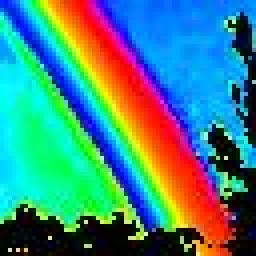
%> input picture Examples/rainbow_converted.jpg, 64 x 64 px (shown 4 times larger)
$ octave PixelArtPatch.m   (GNU Octave 9; MATLAB toolbox functions it lacks are replaced by stand-ins)
%> lines starting %> are read from the running program, lines starting %| are printed output that depends on the picture
clear all %#ok<CLALL>
clc

% Author: Stephen Acomb
% License: GPLv3
% Maintainer: Stephen Acomb
% Email: acomb.stephen@gmail.com

% Define colormap of 255 hues plus black
% uniform_h = linspace(0,1,255);
unshifted_hues = [linspace(0,1,255) linspace(0,1,255)];
shift = 0;
uniform_h = NaN(1,255);
for k = 1:255
    uniform_h(k) = unshifted_hues(k+shift);
end
uniform_hsv = NaN(255,1,3);
for k = 1:255
    uniform_hsv(k,1,:) = [uniform_h(k) 1 1];
end
uniform_rgb = hsv2rgb(uniform_hsv);
% imshow(uniform_rgb)
uniform = NaN(256,3);
for k = 2:256
    uniform(k,:) = uniform_rgb(k-1,1,:);
end
uniform(1,:) = [0, 0, 0];

% Input Variables:
N = 64; % Image resolution is NxN pixels.
xRng = [0 10];
yRng = [0 10];
td = 1;
fs = 4e4;
fMax = 0.25*fs;
fMin = 0;
dBpk = -1;
% specColormap = "turbo";
specColormap = uniform;
specFloor_dB = -63;
% [4 lines of commented-out code are left out]
specOneAtATime = false;
logf = false;
[filenameOut,filepathOut] = uiputfile('*.wav');
audioFilename = fullfile(filepathOut,filenameOut);
% audioFilename = 'C:\Users\acombsr\OneDrive - Rose-Hulman Institute of Technology\Desktop\sound.wav';

% Define Constants:
del = N*2^-10;

% imgin = procureInputImage(N);
% imshow(imgin)

% Prompt the user for a PNG & convert it to an NxN array of colors that
% are either black (blank on spectrogram) or vary only by their hue
% in order to reduce the number of dimensions.
% function output_image = procureInputImage(N)
    % Get input image
%     file = 'C:\Users\acombsr\OneDrive - Rose-Hulman Institute of Technology\Desktop\Work\481\Mini-Projects\MP5 - Additive Synthesis\test images\rainbow.jpg';
    [filename,filepath] = uigetfile({'*.png';'*.jpg'});
%> the answer given: Examples/rainbow_converted.jpg
    file = fullfile(filepath,filename);
    input_image = imread(file);
%> input_image is the input picture: size 64x64x3 uint8; mean R, G, B 66.1, 132.5, 127.3

    % Ensure image is scaled correctly, then convert to HSV color
    rgb_image = imresize(input_image,[N N]);
    hsv_image = rgb2hsv(rgb_image);
%> hsv_image: size 64x64x3 double; mean H, S, V 0.438, 0.938, 0.795

%     adj_image = hsv_image;
    hue_map = NaN(N,N);
    for i = 1:size(hsv_image,1)
        for j = 1:size(hsv_image,2)
    %         if (hsv_image(i,j,3) < 0.5)  (hsv_image(i,j,2) < 0.5)
            if hsv_image(i,j,3) >= 0.5
                hue_map(i,j) = hsv_image(i,j);
            end
% [6 lines of commented-out code are left out]
        end
    end
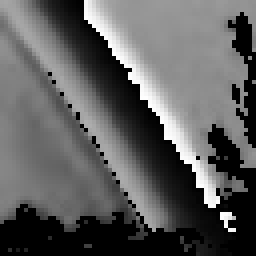
%> hue_map: size 64x64 double (shown 4 times larger); 17.94% of the values are NaN or infinite; the others: min 0, max 0.999, mean 0.448; drawn with min black, max white, NaN and infinite black
%     output_image = hsv2rgb(adj_image);
% end

% % Reverse conversion here for debugging purposes
adj_image = NaN(N,N,3);
for i = 1:size(hsv_image,1)
    for j = 1:size(hsv_image,2)
        if isnan(hue_map(i,j))
            adj_image(i,j,1) = 0;
            adj_image(i,j,3) = 0;
        else
            adj_image(i,j,1) = hue_map(i,j);
            adj_image(i,j,3) = 1;
        end
        adj_image(i,j,2) = 1;
    end
end
%> adj_image: size 64x64x3 double; mean H, S, V 0.368, 1, 0.821
output_image = hsv2rgb(adj_image);
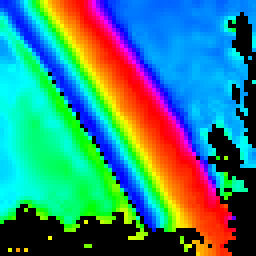
%> output_image: size 64x64x3 double (shown 4 times larger); mean R, G, B 0.228, 0.522, 0.491
converted_file = 'C:\Users\acombsr\OneDrive - Rose-Hulman Institute of Technology\Desktop\Work\481\Mini-Projects\MP5 - Additive Synthesis\test images\rainbow_converted.jpg';
imwrite(output_image, converted_file)
%> (the run ends here)
